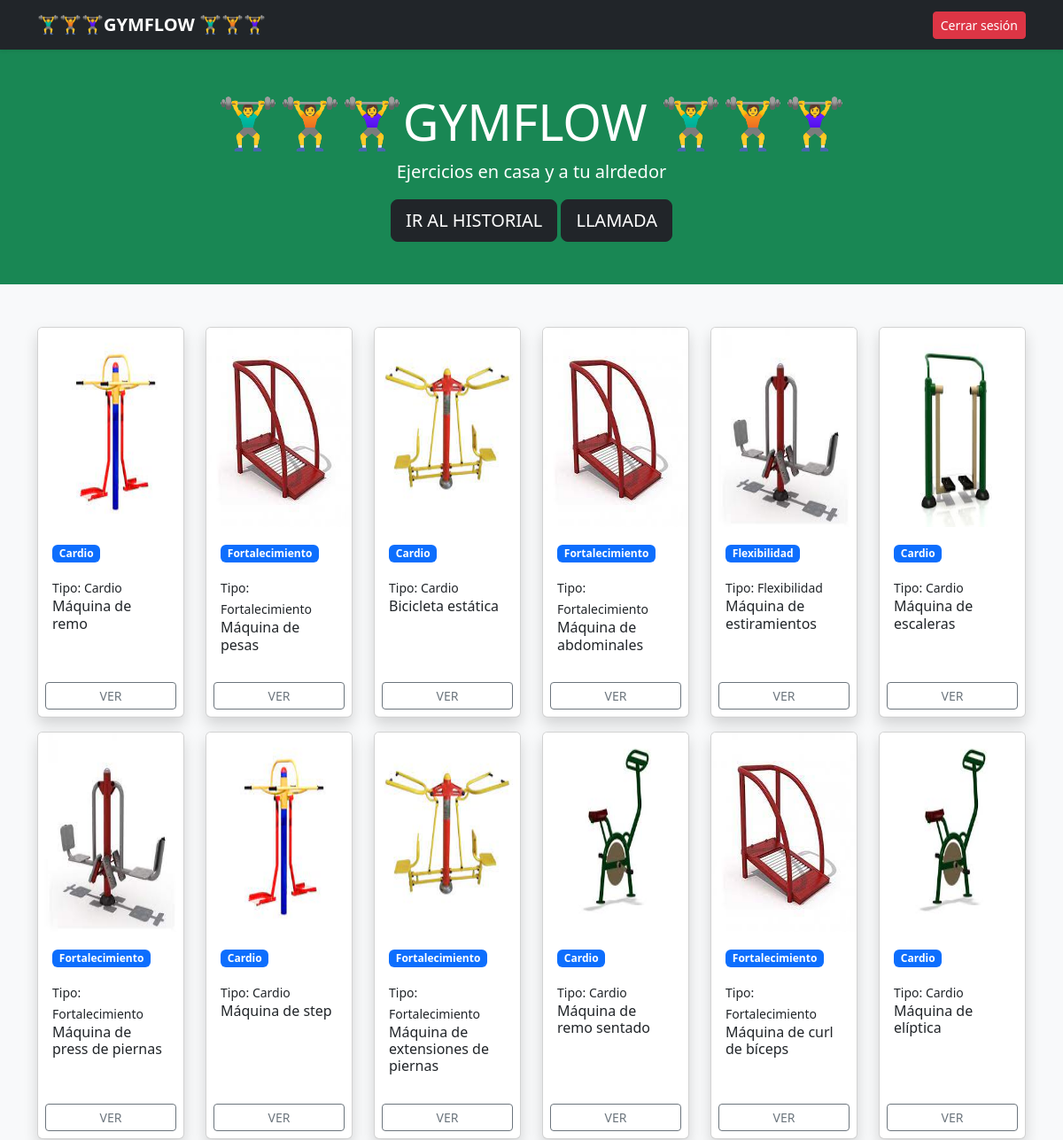
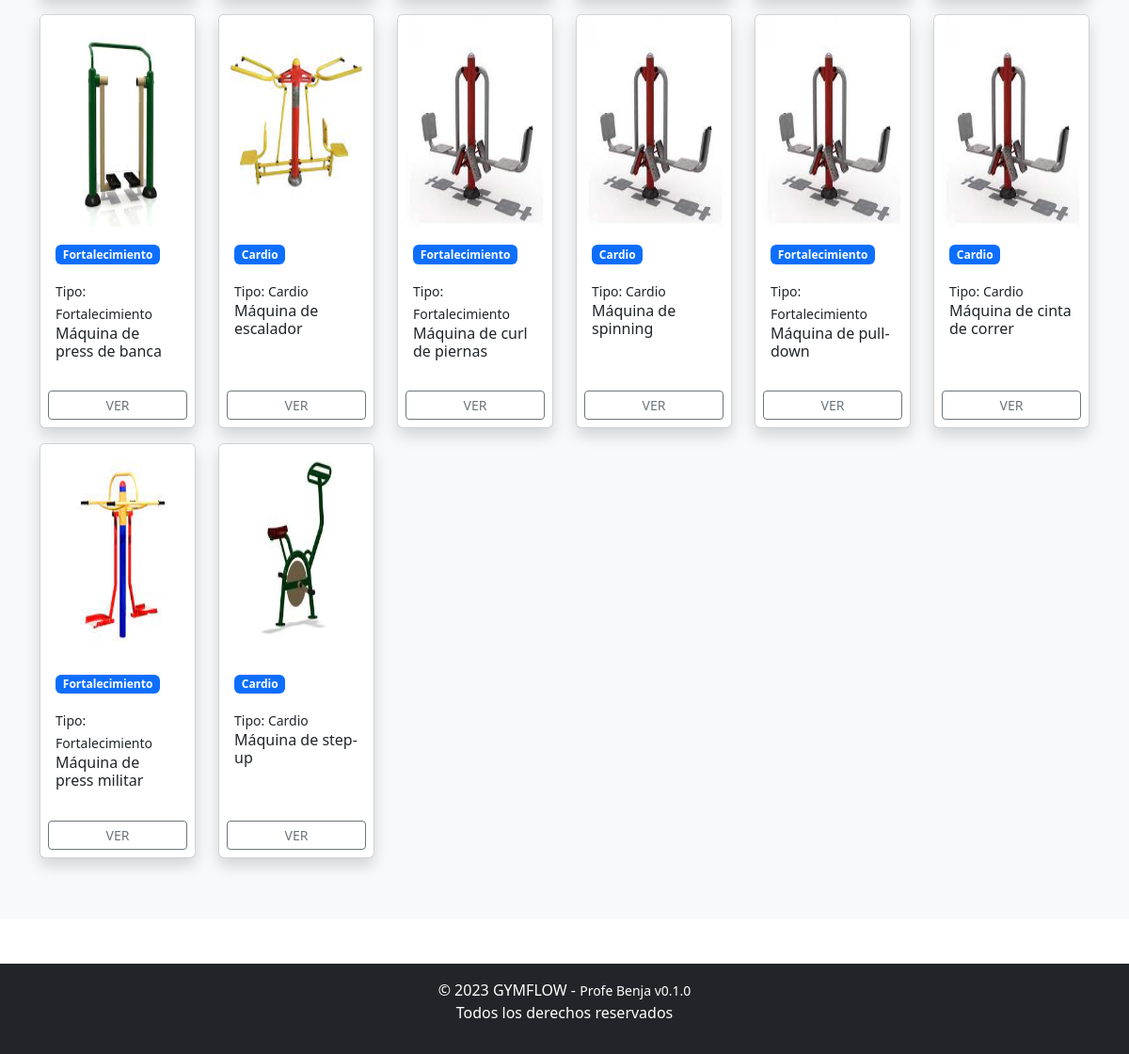
The app's page /home (signed in) with its own data (2 pictures, top to bottom).
### biblioteca/models.py (models this page shows)
class Maquina(models.Model):
    nombre = models.CharField(max_length=100)
    tipo = models.CharField(max_length=100)
    descripcion = models.TextField()
    imagen = models.ImageField(upload_to='maquina/', null=True, blank=True)

### biblioteca/views.py (the view)
# urls.py: path('home', views.home, name='home'),
@login_required
def home(request):
    perfil = request.session.get('perfil')
    libros = Libro.objects.all()
    categorias = Categoria.objects.all()
    maquinas = Maquina.objects.all()
    context = {
        'perfil' : perfil,
        'libros' : libros,
        'categorias': categorias,
        'categoria': None,
        'maquinas': maquinas
    }
    return render(request, 'home.html', context)

### biblioteca/templates/home.html (shortened to what this page needs)
{% extends 'layouts/normal/base.html' %}
{% load static %}
{% block contenido %}
  <div class="navbar navbar-dark bg-dark shadow-sm">
    <div class="container">
      <a href="#" class="navbar-brand d-flex align-items-center"> <strong>🏋️‍♂️🏋️🏋️‍♀️GYMFLOW 🏋️‍♂️🏋️🏋️‍♀️</strong></a>
      <div>
        <a type="button" class="btn btn-sm btn-danger" href="{% url 'logout' %}">Cerrar sesión</a>
      </div>
    </div>
  </div>
  <main>
    <header class="bg-success text-white text-center py-5">
      <h1 class="display-4"> <strong>🏋️‍♂️🏋️🏋️‍♀️GYMFLOW 🏋️‍♂️🏋️🏋️‍♀️</strong></h1>
      <p class="lead">Ejercicios en casa y a tu alrdedor</p>
      <a href="{% url 'home_historial' %}" class="btn btn-lg btn-dark">IR AL HISTORIAL</a>
      <a href="{% url 'home_llamada' %}" class="btn btn-lg btn-dark">LLAMADA</a>
    </header>
    <div class="album py-5 bg-body-tertiary">
      <div class="container">
        <div class="row">
          {% for maquina in maquinas %}
            <div class="col-6 col-md-4 col-lg-2 mb-3">
              <div class="card shadow">
                <img src="{% static maquina.imagen %}" class="bd-placeholder-img card-img-top" width="100%" height="225" role="img" />
                <div class="card-body">
                  <p class="badge bg-primary mb-3">{{ maquina.tipo }}</p>
                  <br />
                  <small class="text-end">Tipo: {{ maquina.tipo }}</small>
                  <h6 class="card-title">{{ maquina.nombre }}</h6>
                </div>
                <div class="d-grid p-2">
                  <a href="{% url 'home_maquina' maquina.id %}" class="btn btn-sm btn-outline-secondary">VER</a>
                </div>
              </div>
            </div>
          {% endfor %}
        </div>
      </div>
    </div>
  </main>
{% endblock %}

### biblioteca/templates/layouts/normal/base.html (shortened to what this page needs)
{% load static %}
<!DOCTYPE html>
<html lang="en">
  <head>
    <link href="https://cdn.jsdelivr.net/npm/bootstrap@5.3.2/dist/css/bootstrap.min.css" rel="stylesheet" />
    <link rel="stylesheet" href="https://cdnjs.cloudflare.com/ajax/libs/font-awesome/6.4.2/css/all.min.css" />
  </head>
  <body>
    {% block contenido %}
    {% endblock %}
    {% include 'layouts/admin/_footer.html' %}
  </body>
</html>

### biblioteca/templates/layouts/admin/_footer.html
<footer class="bg-dark text-white text-center py-3 mt-5">
  <p>
    &copy; 2023 GYMFLOW - <small>Profe Benja v0.1.0</small> <br /> Todos los derechos reservados
  </p>
</footer>

### biblioteca/templates/home.html (style rules this page uses)
.bd-placeholder-img { font-size: 1.125rem; text-anchor: middle; -webkit-user-select: none; -moz-user-select: none; user-select: none; }
.card { width: 100%; height: 100%; }

### records on screen
Maquina: imagen (picture), tipo "Cardio", nombre "Máquina de remo"
Maquina: imagen (picture), tipo "Fortalecimiento", nombre "Máquina de pesas"
Maquina: imagen (picture), tipo "Cardio", nombre "Bicicleta estática"
Maquina: imagen (picture), tipo "Fortalecimiento", nombre "Máquina de abdominales"
Maquina: imagen (picture), tipo "Flexibilidad", nombre "Máquina de estiramientos"
Maquina: imagen (picture), tipo "Cardio", nombre "Máquina de escaleras"
Maquina: imagen (picture), tipo "Fortalecimiento", nombre "Máquina de press de piernas"
Maquina: imagen (picture), tipo "Cardio", nombre "Máquina de step"
Maquina: imagen (picture), tipo "Fortalecimiento", nombre "Máquina de extensiones de piernas"
Maquina: imagen (picture), tipo "Cardio", nombre "Máquina de remo sentado"
Maquina: imagen (picture), tipo "Fortalecimiento", nombre "Máquina de curl de bíceps"
Maquina: imagen (picture), tipo "Cardio", nombre "Máquina de elíptica"
Maquina: imagen (picture), tipo "Fortalecimiento", nombre "Máquina de press de banca"
Maquina: imagen (picture), tipo "Cardio", nombre "Máquina de escalador"
Maquina: imagen (picture), tipo "Fortalecimiento", nombre "Máquina de curl de piernas"
Maquina: imagen (picture), tipo "Cardio", nombre "Máquina de spinning"
Maquina: imagen (picture), tipo "Fortalecimiento", nombre "Máquina de pull-down"
Maquina: imagen (picture), tipo "Cardio", nombre "Máquina de cinta de correr"
Maquina: imagen (picture), tipo "Fortalecimiento", nombre "Máquina de press militar"
Maquina: imagen (picture), tipo "Cardio", nombre "Máquina de step-up"
